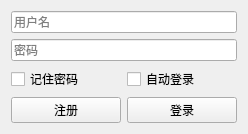
<?xml version="1.0" encoding="UTF-8"?>
<ui version="4.0">
 <class>LoginWidget</class>
 <widget class="QWidget" name="LoginWidget">
  <property name="geometry">
   <rect>
    <x>0</x>
    <y>0</y>
    <width>248</width>
    <height>134</height>
   </rect>
  </property>
  <property name="windowTitle">
   <string>Form</string>
  </property>
  <layout class="QGridLayout" name="gridLayout">
   <item row="4" column="0">
    <widget class="QPushButton" name="btnRegister">
     <property name="text">
      <string>注册</string>
     </property>
    </widget>
   </item>
   <item row="4" column="1">
    <widget class="QPushButton" name="btnLogin">
     <property name="text">
      <string>登录</string>
     </property>
    </widget>
   </item>
   <item row="0" column="0" colspan="2">
    <widget class="QLineEdit" name="leUsername">
     <property name="placeholderText">
      <string>用户名</string>
     </property>
    </widget>
   </item>
   <item row="3" column="1">
    <widget class="QCheckBox" name="cbLogin">
     <property name="text">
      <string>自动登录</string>
     </property>
    </widget>
   </item>
   <item row="1" column="0" colspan="2">
    <widget class="QLineEdit" name="lePassword">
     <property name="echoMode">
      <enum>QLineEdit::Password</enum>
     </property>
     <property name="placeholderText">
      <string>密码</string>
     </property>
    </widget>
   </item>
   <item row="3" column="0">
    <widget class="QCheckBox" name="cbRemberpass">
     <property name="text">
      <string>记住密码</string>
     </property>
    </widget>
   </item>
  </layout>
 </widget>
 <resources/>
 <connections/>
</ui>
